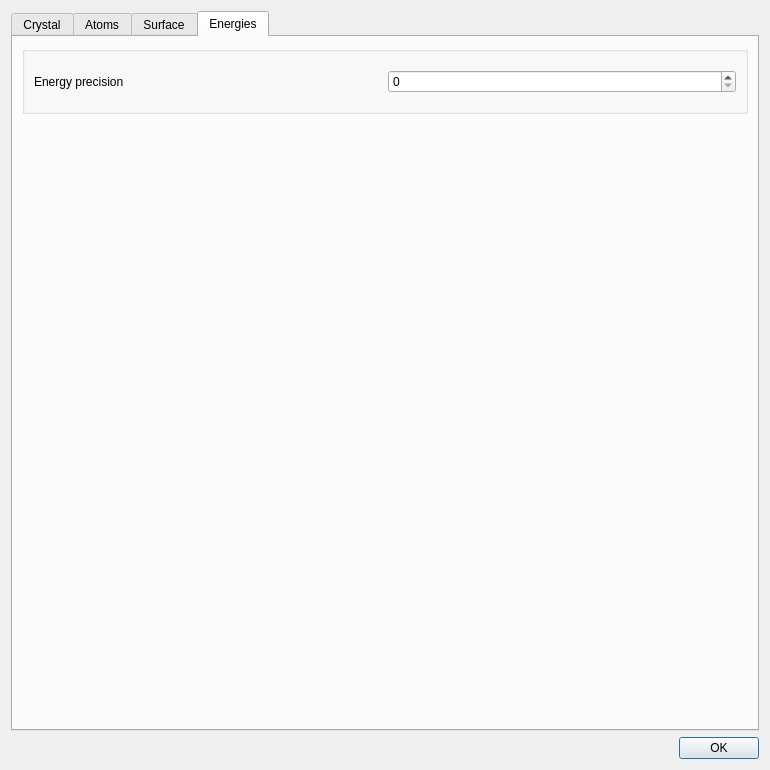
<?xml version="1.0" encoding="UTF-8"?>
<ui version="4.0">
 <class>InfoViewer</class>
 <widget class="QDialog" name="InfoViewer">
  <property name="geometry">
   <rect>
    <x>0</x>
    <y>0</y>
    <width>770</width>
    <height>770</height>
   </rect>
  </property>
  <property name="windowTitle">
   <string>Information</string>
  </property>
  <layout class="QVBoxLayout" name="verticalLayout">
   <item>
    <widget class="QTabWidget" name="tabWidget">
     <property name="currentIndex">
      <number>3</number>
     </property>
     <widget class="QWidget" name="crystalTab">
      <attribute name="title">
       <string>Crystal</string>
      </attribute>
      <layout class="QHBoxLayout" name="horizontalLayout">
       <item>
        <widget class="CrystalInfoDocument" name="crystalInfoDocument" native="true"/>
       </item>
      </layout>
     </widget>
     <widget class="QWidget" name="atomsTab">
      <attribute name="title">
       <string>Atoms</string>
      </attribute>
      <layout class="QVBoxLayout" name="verticalLayout_2">
       <item>
        <widget class="AtomInfoDocument" name="atomInfoDocument" native="true"/>
       </item>
      </layout>
     </widget>
     <widget class="QWidget" name="surfaceTab">
      <attribute name="title">
       <string>Surface</string>
      </attribute>
      <layout class="QVBoxLayout" name="verticalLayout_3">
       <item>
        <widget class="SurfaceInfoDocument" name="surfaceInfoDocument" native="true"/>
       </item>
      </layout>
     </widget>
     <widget class="QWidget" name="energiesTab">
      <attribute name="title">
       <string>Energies</string>
      </attribute>
      <layout class="QVBoxLayout" name="verticalLayout_4">
       <item>
        <widget class="QGroupBox" name="groupBox">
         <property name="title">
          <string/>
         </property>
         <property name="flat">
          <bool>true</bool>
         </property>
         <layout class="QGridLayout" name="gridLayout">
          <item row="0" column="1">
           <widget class="QSpinBox" name="spinBox"/>
          </item>
          <item row="0" column="0">
           <widget class="QLabel" name="label">
            <property name="text">
             <string>Energy precision</string>
            </property>
           </widget>
          </item>
         </layout>
        </widget>
       </item>
       <item>
        <widget class="InteractionInfoDocument" name="interactionsInfoDocument" native="true">
         <property name="minimumSize">
          <size>
           <width>0</width>
           <height>600</height>
          </size>
         </property>
        </widget>
       </item>
      </layout>
     </widget>
    </widget>
   </item>
   <item>
    <widget class="QDialogButtonBox" name="buttonBox">
     <property name="orientation">
      <enum>Qt::Horizontal</enum>
     </property>
     <property name="standardButtons">
      <set>QDialogButtonBox::Ok</set>
     </property>
    </widget>
   </item>
  </layout>
 </widget>
 <customwidgets>
  <customwidget>
   <class>AtomInfoDocument</class>
   <extends>QWidget</extends>
   <header>atominfodocument.h</header>
   <container>1</container>
  </customwidget>
  <customwidget>
   <class>CrystalInfoDocument</class>
   <extends>QWidget</extends>
   <header>crystalinfodocument.h</header>
   <container>1</container>
  </customwidget>
  <customwidget>
   <class>InteractionInfoDocument</class>
   <extends>QWidget</extends>
   <header>interactioninfodocument.h</header>
   <container>1</container>
  </customwidget>
  <customwidget>
   <class>SurfaceInfoDocument</class>
   <extends>QWidget</extends>
   <header>surfaceinfodocument.h</header>
   <container>1</container>
  </customwidget>
 </customwidgets>
 <tabstops>
  <tabstop>buttonBox</tabstop>
 </tabstops>
 <resources/>
 <connections/>
</ui>
